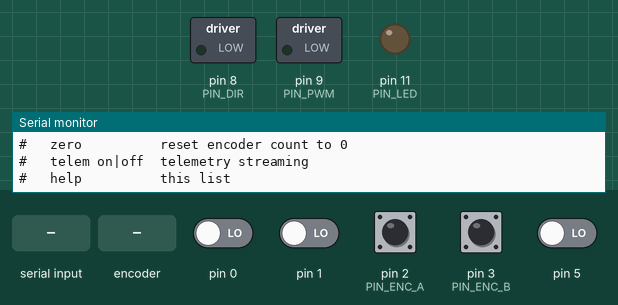
A program run on a simulated Arduino Mega 2560, built with avr-gcc and run on an emulated ATmega2560. On the bench: switched loads named in the program (green lamp = pin HIGH), output pins drawn as LEDs (lit = HIGH), the last lines printed to the serial monitor. The inputs (shaded band) are chosen by the test bench; at power-on: pin 2 (PIN_ENC_A), pin 3 (PIN_ENC_B) HIGH, pin 0, pin 1, pin 5 LOW.

Above: at 1.2 s.
1.3 s: "sweep\n" received over Serial
At 1.8 s:
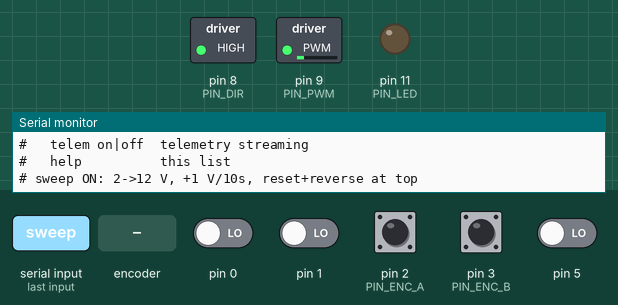
2.9 s: "brake\n" received over Serial
At 3.2 s:
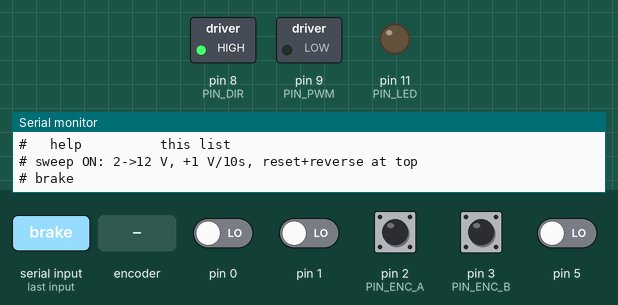
4.4 s: rotary encoder on pin 2 (PIN_ENC_A) / pin 3 (PIN_ENC_B) turned 1 step (first pin leading)
At 5.5 s:
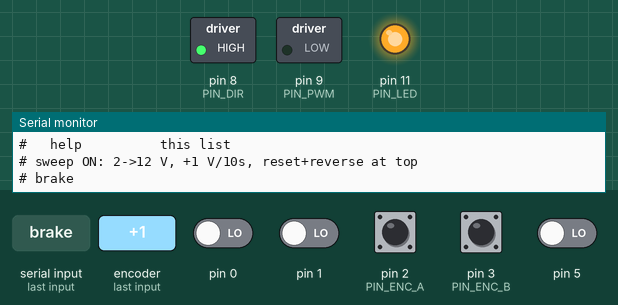
6.1 s: "sweep\n" received over Serial
At 16.6 s:
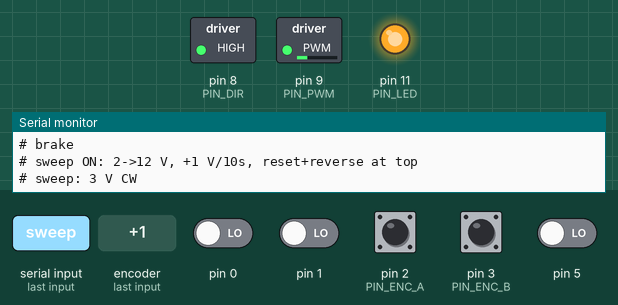
Timing chart, 0 to 27.6 s (numbered marks = the images above; inputs shaded):
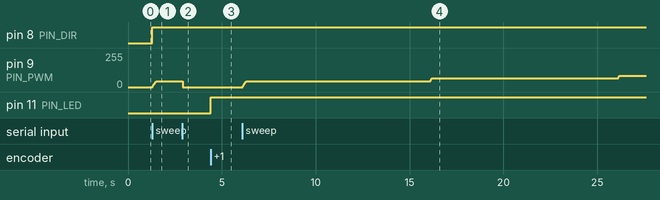

The program:

main.cpp
```cpp
// ============================================================================
//  MSE 312 -- Directional control firmware for Arduino Mega 2560
// ----------------------------------------------------------------------------
//  Drives a Toshiba TB6568KQ H-bridge THROUGH an SN7400 NAND board that folds one
//  PWM line and one direction line into the two H-bridge inputs:
//        IN1 = PWM AND DIR1        IN2 = PWM AND DIR2 (= PWM AND NOT DIR1)
//  The firmware drives D9 = PWM (speed) and D8 = DIR (direction) into that board;
//  it does NOT touch the H-bridge inputs directly. Behaviour by command:
//    forward : D8 = HIGH, D9 = PWM(duty)   -> IN1 = PWM, IN2 = 0   (CW)
//    reverse : D8 = LOW,  D9 = PWM(duty)   -> IN1 = 0,   IN2 = PWM (CCW)
//    stop    : D9 = 0                       -> IN1 = IN2 = 0        (coast)
//  NOTE: this single-DIR board CANNOT short-brake (it can never hold IN1=IN2
//  HIGH), so a "brake"/|v|=0 command coasts (PWM off) instead of actively braking.
//
//  The v->(duty,DIR1,DIR2) mapping is unchanged (Simulink "slider gain +
//  brake-at-zero"); only how those bits reach the pins changed. See applyDrive.
//
//  Variable-gain sweep (the automatic "virtual MATLAB slider", `sweep on`):
//  hold each integer volt for 10 s from a 2 V floor, step +1 V each interval,
//  and at the top of 12 V reset to 2 V and reverse direction (CW<->CCW). Floor is
//  2 V because ~1 V and below sit in the motor's stiction deadband (no motion).
//
//  Encoder: quadrature, 500 lines, X4 decode on D2/D3 (hardware interrupts),
//  mounted on the motor shaft (before the 6.3:1 gearbox).
//
//  All pure math/logic lives in include/MotorLogic.h (host unit tested).
// ============================================================================
#include <Arduino.h>
#include "MotorLogic.h"

// ---------------------------------------------------------------------------
// Pin map (fixed by the already-soldered board -- do not change)
// ---------------------------------------------------------------------------
// The motor is driven through the SN7400 NAND board: D9 carries the PWM (speed)
// and D8 the direction bit; the board combines them into the H-bridge inputs
// IN1/IN2. D9 = OC2B (Timer2) for analogWrite PWM; D8 is a plain digital line.
// Neither uses Timer0, so millis()/micros() and the 100 Hz loop are unaffected.
static const uint8_t PIN_PWM   = 9;    // D9 -> NAND "PWM in"  (speed, ~490 Hz)
static const uint8_t PIN_DIR   = 8;    // D8 -> NAND "DIR in"  (direction bit)
static const uint8_t PIN_ENC_A = 2;    // D2  -> encoder A (INT4)  yellow
static const uint8_t PIN_ENC_B = 3;    // D3  -> encoder B (INT5)  blue
// D11 = OC1A (Timer1); independent of the D9 PWM (Timer2) and of Timer0/millis().
// LED anode -> D11 through a series resistor, cathode -> GND.
static const uint8_t PIN_LED   = 11;   // D11 -> indicator LED, dimmed by shaft angle

// ---------------------------------------------------------------------------
// Loop / telemetry cadence
// ---------------------------------------------------------------------------
static const unsigned long DT_US    = 10000UL;  // 100 Hz control step (10 ms)
static const float         DT_S     = 0.01f;    // fixed-step dt (matches Simulink)
static const uint8_t       TELEM_DECIM = 5;     // stream telemetry every Nth step -> 20 Hz

// ---------------------------------------------------------------------------
// PID position-control gains (skeleton -- disabled by default).
// Tune on the bench; command a target angle in radians with `target <rad>`.
// ---------------------------------------------------------------------------
static const float PID_KP = 3.0f;
static const float PID_KI = 1.0f;
static const float PID_KD = 0.0f;

// ===========================================================================
//  Encoder -- X4 quadrature decode via interrupts on D2 and D3
// ===========================================================================
volatile long    g_encoderCount = 0;
volatile uint8_t g_encState     = 0;   // last (A<<1)|B

// D2 = PE4, D3 = PE5 on the Mega 2560 (Port E). Reading the port directly keeps
// the ISR short (both channels sampled in one instruction) so we don't miss
// edges at speed.  state = (A<<1)|B.
static inline uint8_t readEncoderState() {
  uint8_t p = PINE;
  uint8_t a = (p >> 4) & 0x01;   // PE4 = D2 = channel A
  uint8_t b = (p >> 5) & 0x01;   // PE5 = D3 = channel B
  return (uint8_t)((a << 1) | b);
}

// Decode one edge and accumulate +/-1. Kept `inline` so it folds directly into
// each ISR vector below (no function-call context save) -- essential at full
// speed, where the encoder fires ~150 k edges/s (4536 rpm motor x 2000/rev).
// quadDelta() is the pure, unit-tested lookup.
static inline void encoderUpdate() {
  uint8_t s = readEncoderState();
  g_encoderCount += quadDelta(g_encState, s);
  g_encState = s;
}

// Native external-interrupt vectors for INT4 (D2) and INT5 (D3). These are far
// leaner than attachInterrupt(), which dispatches through a function-pointer
// table and saves the full register context on every edge -- too slow to keep
// up at full motor speed (serial would starve). Configured for "any edge"
// (CHANGE) in setup() via EICRB/EIMSK.
ISR(INT4_vect) { encoderUpdate(); }
ISR(INT5_vect) { encoderUpdate(); }

// Snapshot the volatile count atomically.
static long readCount() {
  noInterrupts();
  long c = g_encoderCount;
  interrupts();
  return c;
}

// ===========================================================================
//  Applying a command to the pins  (drive through the SN7400 NAND board)
// ===========================================================================
// Last-applied outputs (for telemetry).
int  g_lastDuty = 0;
bool g_lastDir1 = false;
bool g_lastDir2 = false;

// Map a DriveCmd onto the NAND board's two inputs: D8 = direction, D9 = PWM. The
// board turns (PWM, DIR) into IN1 = PWM AND DIR1, IN2 = PWM AND (NOT DIR1):
//   forward (dir1)      : D8 = HIGH, D9 = PWM(duty)   -> IN1 = PWM, IN2 = 0  (CW)
//   reverse (dir2)      : D8 = LOW,  D9 = PWM(duty)   -> IN1 = 0,   IN2 = PWM (CCW)
//   brake  (dir1&&dir2) : D9 = 0     -> coast. This single-DIR board can't drive
//                         IN1=IN2=HIGH, so "brake" from computeDrive (which also
//                         sets duty=255) is applied as PWM off, i.e. free spin.
//   coast  (neither)    : D9 = 0                      -> IN1 = IN2 = 0 (free spin)
// analogWrite() special-cases 0 and 255 to clean digitalWrite LOW/HIGH, so full
// speed and off give glitch-free static levels. g_lastDuty logs the PWM ACTUALLY
// applied (0 for brake/coast), while the dir bits still reflect the command so
// the host can detect the brake state.
static void applyDrive(const DriveCmd& c) {
  int pwm;
  if (c.dir1 && c.dir2) {              // ---- "brake" -> coast (board can't brake) ----
    pwm = 0;
  } else if (c.dir1) {                 // ---- forward / CW ----
    digitalWrite(PIN_DIR, HIGH);
    pwm = c.duty;
  } else if (c.dir2) {                 // ---- reverse / CCW ----
    digitalWrite(PIN_DIR, LOW);
    pwm = c.duty;
  } else {                             // ---- coast / free spin ----
    pwm = 0;
  }
  analogWrite(PIN_PWM, pwm);
  g_lastDuty = pwm;
  g_lastDir1 = c.dir1;
  g_lastDir2 = c.dir2;
}

// Coast / Hi-Z: PWM off -> IN1 = IN2 = 0 -> free spin.
// NOTE: coast is NOT part of the Simulink model (which never coasts); it is a
// bench convenience exposed via the `stop` command and matches the TB6568KQ
// datasheet "stop/coast" row.
static void applyCoast() {
  analogWrite(PIN_PWM, 0);
  g_lastDuty = 0;
  g_lastDir1 = false;
  g_lastDir2 = false;
}

// ===========================================================================
//  Control state
// ===========================================================================
enum Mode { MODE_MANUAL, MODE_COAST, MODE_PID, MODE_SWEEP };
Mode  g_mode        = MODE_MANUAL;   // default: manual "v" command
float g_commandV    = 0.0f;          // manual command volts (0 => brake at boot)
float g_targetTheta = 0.0f;          // PID target (rad, output shaft)
bool  g_telemetry   = false;         // OFF by default (keeps the monitor clean
                                     // for typing commands); enable with `telem on`

VelocityFilter g_velFilter;          // s/(c*s+1), c = 0.01
PID            g_pid;

// ---------------------------------------------------------------------------
// Variable-gain sweep -- the automatic stand-in for dragging the Simulink /
// MATLAB gain slider by hand. Ramps the command 2 -> 12 V in 1 V steps, holding
// each level for 10 s; when it reaches the top of 12 V it resets to the
// 2 V floor and flips the spin direction (CW <-> CCW). Enable with `sweep on`.
// The floor is 2 V (not 0) because the motor's stiction deadband means ~1 V and
// below don't actually turn the shaft -- so every step here produces real motion.
// ---------------------------------------------------------------------------
static const unsigned long SWEEP_STEP_MS = 10000UL; // hold each level 10 s
static const int           SWEEP_V_BOT   = 2;       // ramp floor (V); above deadband
static const int           SWEEP_V_TOP   = 12;      // ramp ceiling (V), then reset

// Soft-start: instead of jumping the applied voltage at each step (which slams a
// current inrush into the supply/ground and can brown-out the board), slew it
// toward the target at this rate. 10 V/s => a 1 V step eases in over ~100 ms, and
// a direction reversal (+12 -> -2) coasts smoothly through 0. Raise for a snappier
// ramp, lower to be gentler on the supply.
static const float         SWEEP_SLEW_VPS = 10.0f;  // volts/second

int           g_sweepVolts    = SWEEP_V_BOT; // target level (BOT..TOP), volts
bool          g_sweepCW       = true;  // true = forward/CW (D12), false = CCW (D13)
unsigned long g_sweepNextMs   = 0;     // millis() at which we next step +1 V
float         g_sweepAppliedV = 0.0f;  // slew-limited voltage actually applied

// (Re)start the sweep at the 2 V floor, CW, with the first +1 V step 10 s out.
// Applied voltage starts at 0 so the very first move eases up from rest.
static void sweepStart() {
  g_sweepVolts    = SWEEP_V_BOT;
  g_sweepCW       = true;
  g_sweepNextMs   = millis() + SWEEP_STEP_MS;
  g_sweepAppliedV = 0.0f;
  g_mode          = MODE_SWEEP;
}

// Move the applied voltage one control step toward `target`, capped by the slew
// rate. Returns the new applied voltage to hand to computeDrive().
static float sweepSlew(float target) {
  float maxStep = SWEEP_SLEW_VPS * DT_S;          // max change per 10 ms step
  if (g_sweepAppliedV < target) {
    g_sweepAppliedV += maxStep;
    if (g_sweepAppliedV > target) g_sweepAppliedV = target;
  } else if (g_sweepAppliedV > target) {
    g_sweepAppliedV -= maxStep;
    if (g_sweepAppliedV < target) g_sweepAppliedV = target;
  }
  return g_sweepAppliedV;
}

// Advance the ramp once every 10 s. At the top of 12 V, reset to the 2 V floor
// and reverse direction -- this reset is what emulates the operator sliding the
// virtual gain back down and swapping CW/CCW.
static void sweepUpdate() {
  if ((long)(millis() - g_sweepNextMs) >= 0) {
    g_sweepNextMs += SWEEP_STEP_MS;
    if (++g_sweepVolts > SWEEP_V_TOP) {
      g_sweepVolts = SWEEP_V_BOT;
      g_sweepCW    = !g_sweepCW;      // reset flips CW <-> CCW
    }
    Serial.print(F("# sweep: "));
    Serial.print(g_sweepVolts);
    Serial.print(F(" V "));
    Serial.println(g_sweepCW ? F("CW") : F("CCW"));
  }
}

// Current sweep command as a signed voltage (sign = direction) for computeDrive.
static float sweepVolts() {
  return (g_sweepCW ? 1.0f : -1.0f) * (float)g_sweepVolts;
}

// ===========================================================================
//  Serial command parser
//    v <float>   set manual command volts (-12..12); switches to MANUAL
//    brake       short brake (== v 0)
//    stop        coast / Hi-Z (free spin)
//    target <r>  PID target angle in radians (output shaft)
//    pid on|off  enable/disable position PID
//    zero        reset encoder count to 0
//    telem on|off toggle telemetry streaming
//    help        list commands
// ===========================================================================
static void printHelp() {
  Serial.println(F("# commands:"));
  Serial.println(F("#   v <volts>     manual drive, -12..12 (|v|<=0.05 = brake)"));
  Serial.println(F("#   sweep on|off  auto gain ramp: +1 V/10s, reset+reverse at 12 V"));
  Serial.println(F("#   brake         short brake (holds position)"));
  Serial.println(F("#   stop          coast / Hi-Z (free spin)"));
  Serial.println(F("#   target <rad>  PID target angle (output shaft)"));
  Serial.println(F("#   pid on|off    enable/disable position PID"));
  Serial.println(F("#   zero          reset encoder count to 0"));
  Serial.println(F("#   telem on|off  telemetry streaming"));
  Serial.println(F("#   help          this list"));
}

static void printTelemetryHeader() {
  Serial.println(F("# t_s,theta_wrap_rad,omega_rad_s,duty,DIR1,DIR2,mode"));
}

static void handleCommand(char* line) {
  // tokenize on space
  char* cmd = strtok(line, " \t");
  if (cmd == NULL) return;

  if (strcmp(cmd, "v") == 0) {
    char* arg = strtok(NULL, " \t");
    if (arg) {
      g_commandV = clampVolts(atof(arg));
      g_mode = MODE_MANUAL;
      Serial.print(F("# v = ")); Serial.println(g_commandV, 3);
    } else {
      Serial.println(F("# usage: v <volts>"));
    }
  } else if (strcmp(cmd, "sweep") == 0) {
    char* arg = strtok(NULL, " \t");
    if (arg && strcmp(arg, "off") == 0) {
      g_mode = MODE_MANUAL;
      g_commandV = 0.0f;          // fall back to brake
      Serial.println(F("# sweep OFF (braked)"));
    } else {                      // "on" or bare "sweep" -> start
      sweepStart();
      Serial.println(F("# sweep ON: 2->12 V, +1 V/10s, reset+reverse at top"));
    }
  } else if (strcmp(cmd, "brake") == 0) {
    g_commandV = 0.0f;            // |v|<=0.05 -> brake mapping
    g_mode = MODE_MANUAL;
    Serial.println(F("# brake"));
  } else if (strcmp(cmd, "stop") == 0) {
    g_mode = MODE_COAST;
    Serial.println(F("# stop (coast)"));
  } else if (strcmp(cmd, "target") == 0) {
    char* arg = strtok(NULL, " \t");
    if (arg) {
      g_targetTheta = atof(arg);
      Serial.print(F("# target = ")); Serial.println(g_targetTheta, 4);
    } else {
      Serial.println(F("# usage: target <rad>"));
    }
  } else if (strcmp(cmd, "pid") == 0) {
    char* arg = strtok(NULL, " \t");
    if (arg && strcmp(arg, "on") == 0) {
      g_pid.reset();
      g_mode = MODE_PID;
      Serial.println(F("# pid ON"));
    } else if (arg && strcmp(arg, "off") == 0) {
      g_mode = MODE_MANUAL;
      g_commandV = 0.0f;          // fall back to brake
      Serial.println(F("# pid OFF"));
    } else {
      Serial.println(F("# usage: pid on|off"));
    }
  } else if (strcmp(cmd, "zero") == 0) {
    noInterrupts();
    g_encoderCount = 0;
    interrupts();
    g_velFilter.reset();
    Serial.println(F("# encoder zeroed"));
  } else if (strcmp(cmd, "telem") == 0) {
    char* arg = strtok(NULL, " \t");
    g_telemetry = !(arg && strcmp(arg, "off") == 0);
    if (g_telemetry) printTelemetryHeader();
    Serial.print(F("# telem ")); Serial.println(g_telemetry ? F("ON") : F("OFF"));
  } else if (strcmp(cmd, "help") == 0) {
    printHelp();
  } else {
    Serial.print(F("# unknown command: ")); Serial.println(cmd);
  }
}

// Non-blocking line reader. Accepts CR, LF, or CRLF as the line terminator, so
// it works no matter what "line ending" the serial monitor is configured to
// send when you press Enter.
static void pollSerial() {
  static char buf[48];
  static uint8_t len = 0;
  while (Serial.available()) {
    char ch = (char)Serial.read();
    if (ch == '\n' || ch == '\r') {     // end of line (any convention)
      if (len > 0) {                    // ignore empty lines (e.g. LF after CR)
        buf[len] = '\0';
        handleCommand(buf);
        len = 0;
      }
    } else if (len < sizeof(buf) - 1) {
      buf[len++] = ch;
    } else {
      len = 0;   // overflow -> drop the line
    }
  }
}

// ===========================================================================
//  100 Hz control step
// ===========================================================================
static void controlStep() {
  long  count = readCount();
  float theta = countToTheta(count);
  float omega = g_velFilter.update(theta, DT_S);
  float thetaWrapped = countToWrappedTheta(count);   // [0, 2pi): LED + telemetry

  // LED "position dial": rescale the shaft angle [0, 2pi) -> PWM [0, 255] on D11.
  // Runs every step, in every mode, so the LED brightness always tracks the
  // shaft angle -- the encoder standing in for a potentiometer.
  analogWrite(PIN_LED, angleToPwm(thetaWrapped));

  switch (g_mode) {
    case MODE_COAST:
      applyCoast();
      break;

    case MODE_PID: {
      float v = g_pid.update(g_targetTheta, theta);  // gains/dt set in setup()
      applyDrive(computeDrive(v));
      break;
    }

    case MODE_SWEEP:
      sweepUpdate();                       // step the target when 10 s elapses
      applyDrive(computeDrive(sweepSlew(sweepVolts())));  // soft-start slew to it
      break;

    case MODE_MANUAL:
    default:
      applyDrive(computeDrive(g_commandV));
      break;
  }

  // ---- telemetry (decimated) ----
  static uint8_t decim = 0;
  static unsigned long startMs = 0;
  if (startMs == 0) startMs = millis();
  if (g_telemetry && (++decim >= TELEM_DECIM)) {
    decim = 0;
    float t = (millis() - startMs) * 0.001f;
    Serial.print(t, 3);              Serial.print(',');
    Serial.print(thetaWrapped, 5);   Serial.print(',');
    Serial.print(omega, 4);          Serial.print(',');
    Serial.print(g_lastDuty);        Serial.print(',');
    Serial.print(g_lastDir1 ? 1 : 0);Serial.print(',');
    Serial.print(g_lastDir2 ? 1 : 0);Serial.print(',');
    Serial.println((int)g_mode);
  }
}

// ===========================================================================
//  Arduino entry points
// ===========================================================================
void setup() {
  // Capture + clear the reset cause FIRST (before anything else can touch it).
  // If the board restarts when the motor draws more current, this tells us WHY:
  //   BORF  = brown-out (supply dipped below the BOD threshold -> power problem)
  //   WDRF  = watchdog (firmware hung)     EXTRF = reset button/line
  //   PORF  = power-on (normal cold boot / USB replug)
  uint8_t resetCause = MCUSR;
  MCUSR = 0;

  // Motor outputs into the NAND board: D9 = PWM (speed), D8 = DIR (direction).
  pinMode(PIN_PWM, OUTPUT);
  pinMode(PIN_DIR, OUTPUT);
  analogWrite(PIN_PWM, 0);            // motor off until commanded

  // Indicator LED (dimmed by shaft angle); start dark.
  pinMode(PIN_LED, OUTPUT);
  analogWrite(PIN_LED, 0);

  // Encoder inputs (module has its own pull-ups; INPUT is fine, use INPUT_PULLUP
  // if your encoder outputs are open-collector).
  pinMode(PIN_ENC_A, INPUT_PULLUP);
  pinMode(PIN_ENC_B, INPUT_PULLUP);

  // Start braked (|v|=0 -> short brake) so nothing lurches at power-up.
  g_encState = readEncoderState();
  applyDrive(computeDrive(0.0f));

  // Encoder interrupts on D2/D3 = INT4/INT5, "any edge" (CHANGE) => X4 decode.
  // Configured on the registers directly so we can use lean native ISR vectors
  // (ISR(INT4_vect)/ISR(INT5_vect)) instead of the much slower attachInterrupt.
  //   EICRB: ISCn1:ISCn0 = 01 selects "any logical change".
  //     INT4 -> ISC41(bit1):ISC40(bit0),  INT5 -> ISC51(bit3):ISC50(bit2)
  noInterrupts();
  EICRB = (uint8_t)((EICRB & ~((1 << ISC41) | (1 << ISC40) | (1 << ISC51) | (1 << ISC50)))
                    | (1 << ISC40) | (1 << ISC50));   // both = any-edge
  EIFR  = (uint8_t)((1 << INTF4) | (1 << INTF5));      // clear any stale flags
  EIMSK |= (uint8_t)((1 << INT4) | (1 << INT5));       // enable INT4, INT5
  interrupts();

  // PID skeleton config (inactive until `pid on`).
  g_pid.kp = PID_KP;
  g_pid.ki = PID_KI;
  g_pid.kd = PID_KD;
  g_pid.dt = DT_S;

  Serial.begin(115200);
  Serial.println(F("# MSE312 directional control ready (default: manual, braked)"));
  Serial.print(F("# last reset: 0x")); Serial.print(resetCause, HEX);
  if (resetCause & (1 << BORF))  Serial.print(F(" BROWN-OUT"));
  if (resetCause & (1 << WDRF))  Serial.print(F(" WATCHDOG"));
  if (resetCause & (1 << EXTRF)) Serial.print(F(" EXTERNAL"));
  if (resetCause & (1 << PORF))  Serial.print(F(" POWER-ON"));
  Serial.println();
  Serial.println(F("# telemetry OFF -- type 'telem on' to stream CSV"));
  printHelp();
}

void loop() {
  // Service serial as fast as possible (non-blocking).
  pollSerial();

  // Fire the control step on a fixed 100 Hz cadence using micros().
  static unsigned long nextTick = 0;
  unsigned long now = micros();
  if (nextTick == 0) nextTick = now;
  if ((long)(now - nextTick) >= 0) {
    nextTick += DT_US;            // advance by a fixed step (no drift)
    // If we fell badly behind (e.g. a long serial burst), resync instead of
    // bursting many catch-up steps.
    if ((long)(micros() - nextTick) >= (long)DT_US) nextTick = micros() + DT_US;
    controlStep();
  }
}
```

Source omitted: MotorLogic.h (9225 bytes)

Measured:
- after the input at 1.3 s, pin 8 (PIN_DIR): LOW → HIGH at once; pin 9 (PIN_PWM): moves from 0/255 to 43/255 over 0.19 s, starting at once
- after the input at 2.9 s, pin 9 (PIN_PWM): 43/255 → 0/255 at once
- after the input at 4.4 s, pin 11 (PIN_LED): LOW → HIGH at once
- after the input at 6.1 s, pin 9 (PIN_PWM): moves from 0/255 to 85/255 over 20.1 s, starting at once
